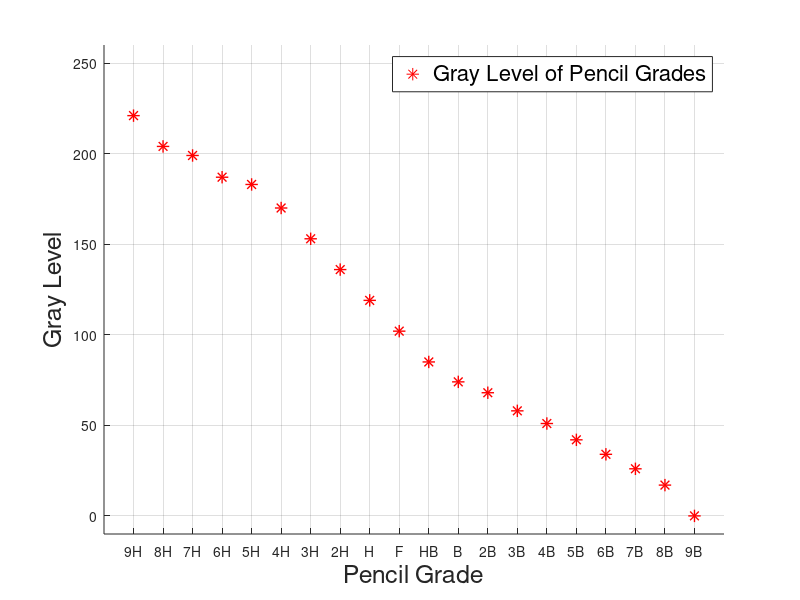

MATLAB code for this plot:
pencil_grades = {'9H', '8H', '7H', '6H', '5H', '4H', '3H', '2H', 'H', 'F', 'HB', 'B', '2B', '3B', '4B', '5B', '6B', '7B', '8B', '9B'};
gray_levels =    [221, 204,  199,  187,  183,  170,  153,  136,  119, 102,  85,  74,  68,   58,   51,   42,   34,   26,   17,   0];
figure;
scatter(1:length(gray_levels), gray_levels, 80, 'r', 'Marker', '*', 'MarkerEdgeColor', 'r', 'LineWidth', 1.0); % 红色星号标记
hold on;
xticks(1:length(pencil_grades));
xticklabels(pencil_grades);
xlabel('Pencil Grade', 'FontSize', 18);
ylabel('Gray Level', 'FontSize', 18);
legend({'Gray Level of Pencil Grades', 'Fitted Benchmark Curve'}, 'Location', 'best', 'FontSize', 16);
xlim([0 length(gray_levels) + 1]);
ylim([-10 260]);
grid on;
hold off;
